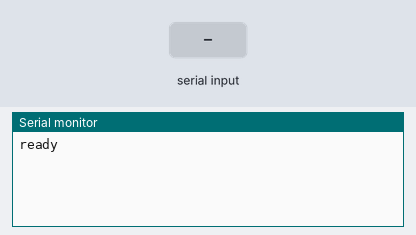
The sketch below on a simulated Arduino Uno, built with avr-gcc and run on an emulated ATmega328P. Shown: the last lines printed to the serial monitor. The inputs (shaded band) are chosen by the test bench.

Above: at 1.2 s.
1.3 s: "1" received over Serial
At 3.5 s:
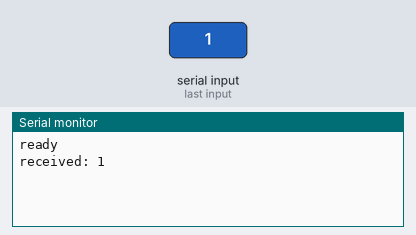
3.8 s: "0" received over Serial
At 6.0 s:
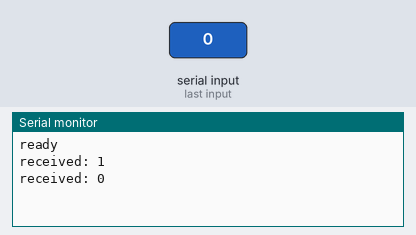

The sketch:

sketch.ino
```cpp
String incomingString = "";

void setup() {
  Serial.begin(9600);
  Serial.println("ready");
}

void loop() {
  if (Serial.available() > 0 ) {
    incomingString = Serial.readString();
    Serial.println("received: " + incomingString);
    delay(2000);
  }
}
```

Measured:
- after the input at 1.3 s, the serial monitor: prints a new line after 1.0 s (image 1)
- after the input at 3.8 s, the serial monitor: prints a new line after 1.5 s (image 2)
